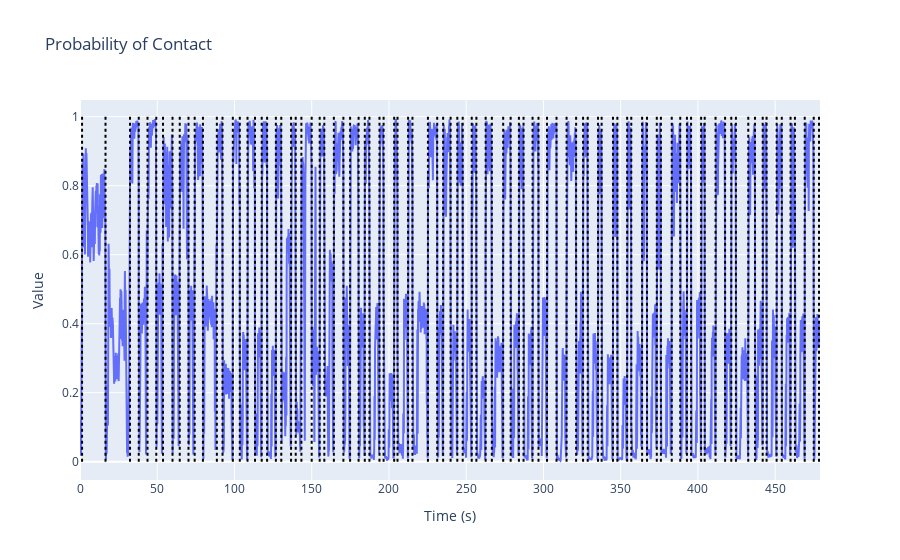

Notebook code cell kept with this figure:
### Code cell
algo = rpt.Pelt(model="l2", min_size=15).fit(pred_full)
my_bkps = algo.predict(pen=10)

plotly_changepoint(pred_full, my_bkps)

# print(my_bkps)

### Figure 1 — Plotly figure (JSON) as saved in the notebook; plotly's stock layout.template omitted (floating-point values rounded to 4 significant figures; data arrays with more than 128 entries replaced by an {"elided": "..."} marker saying what was removed)
{"data": [{"mode": "lines", "name": "Probability of Contact", "x": {"elided": "14337 float values"}, "y": {"elided": "14337 float values"}, "type": "scatter"}], "layout": {"shapes": [{"line": {"color": "black", "dash": "dot"}, "type": "line", "x0": 1.335, "x1": 1.335, "y0": 0, "y1": 1}, {"line": {"color": "black", "dash": "dot"}, "type": "line", "x0": 16.52, "x1": 16.52, "y0": 0, "y1": 1}, {"line": {"color": "black", "dash": "dot"}, "type": "line", "x0": 32.37, "x1": 32.37, "y0": 0, "y1": 1}, {"line": {"color": "black", "dash": "dot"}, "type": "line", "x0": 38.04, "x1": 38.04, "y0": 0, "y1": 1}, {"line": {"color": "black", "dash": "dot"}, "type": "line", "x0": 43.71, "x1": 43.71, "y0": 0, "y1": 1}, {"line": {"color": "black", "dash": "dot"}, "type": "line", "x0": 49.38, "x1": 49.38, "y0": 0, "y1": 1}, {"line": {"color": "black", "dash": "dot"}, "type": "line", "x0": 53.72, "x1": 53.72, "y0": 0, "y1": 1}, {"line": {"color": "black", "dash": "dot"}, "type": "line", "x0": 59.89, "x1": 59.89, "y0": 0, "y1": 1}, {"line": {"color": "black", "dash": "dot"}, "type": "line", "x0": 64.56, "x1": 64.56, "y0": 0, "y1": 1}, {"line": {"color": "black", "dash": "dot"}, "type": "line", "x0": 70.24, "x1": 70.24, "y0": 0, "y1": 1}, {"line": {"color": "black", "dash": "dot"}, "type": "line", "x0": 74.24, "x1": 74.24, "y0": 0, "y1": 1}, {"line": {"color": "black", "dash": "dot"}, "type": "line", "x0": 79.58, "x1": 79.58, "y0": 0, "y1": 1}, {"line": {"color": "black", "dash": "dot"}, "type": "line", "x0": 88.59, "x1": 88.59, "y0": 0, "y1": 1}, {"line": {"color": "black", "dash": "dot"}, "type": "line", "x0": 92.26, "x1": 92.26, "y0": 0, "y1": 1}, {"line": {"color": "black", "dash": "dot"}, "type": "line", "x0": 98.93, "x1": 98.93, "y0": 0, "y1": 1}, {"line": {"color": "black", "dash": "dot"}, "type": "line", "x0": 103.4, "x1": 103.4, "y0": 0, "y1": 1}, {"line": {"color": "black", "dash": "dot"}, "type": "line", "x0": 108.4, "x1": 108.4, "y0": 0, "y1": 1}, {"line": {"color": "black", "dash": "dot"}, "type": "line", "x0": 113.3, "x1": 113.3, "y0": 0, "y1": 1}, {"line": {"color": "black", "dash": "dot"}, "type": "line", "x0": 117.6, "x1": 117.6, "y0": 0, "y1": 1}, {"line": {"color": "black", "dash": "dot"}, "type": "line", "x0": 121.1, "x1": 121.1, "y0": 0, "y1": 1}, {"line": {"color": "black", "dash": "dot"}, "type": "line", "x0": 126.8, "x1": 126.8, "y0": 0, "y1": 1}, {"line": {"color": "black", "dash": "dot"}, "type": "line", "x0": 130.3, "x1": 130.3, "y0": 0, "y1": 1}, {"line": {"color": "black", "dash": "dot"}, "type": "line", "x0": 136.6, "x1": 136.6, "y0": 0, "y1": 1}, {"line": {"color": "black", "dash": "dot"}, "type": "line", "x0": 139.6, "x1": 139.6, "y0": 0, "y1": 1}, {"line": {"color": "black", "dash": "dot"}, "type": "line", "x0": 143.3, "x1": 143.3, "y0": 0, "y1": 1}, {"line": {"color": "black", "dash": "dot"}, "type": "line", "x0": 150.0, "x1": 150.0, "y0": 0, "y1": 1}, {"line": {"color": "black", "dash": "dot"}, "type": "line", "x0": 155.2, "x1": 155.2, "y0": 0, "y1": 1}, {"line": {"color": "black", "dash": "dot"}, "type": "line", "x0": 158.2, "x1": 158.2, "y0": 0, "y1": 1}, {"line": {"color": "black", "dash": "dot"}, "type": "line", "x0": 164.3, "x1": 164.3, "y0": 0, "y1": 1}, {"line": {"color": "black", "dash": "dot"}, "type": "line", "x0": 170.5, "x1": 170.5, "y0": 0, "y1": 1}, {"line": {"color": "black", "dash": "dot"}, "type": "line", "x0": 174.8, "x1": 174.8, "y0": 0, "y1": 1}, {"line": {"color": "black", "dash": "dot"}, "type": "line", "x0": 180.3, "x1": 180.3, "y0": 0, "y1": 1}, {"line": {"color": "black", "dash": "dot"}, "type": "line", "x0": 184.4, "x1": 184.4, "y0": 0, "y1": 1}, {"line": {"color": "black", "dash": "dot"}, "type": "line", "x0": 187.4, "x1": 187.4, "y0": 0, "y1": 1}, {"line": {"color": "black", "dash": "dot"}, "type": "line", "x0": 193.9, "x1": 193.9, "y0": 0, "y1": 1}, {"line": {"color": "black", "dash": "dot"}, "type": "line", "x0": 196.5, "x1": 196.5, "y0": 0, "y1": 1}, {"line": {"color": "black", "dash": "dot"}, "type": "line", "x0": 203.4, "x1": 203.4, "y0": 0, "y1": 1}, {"line": {"color": "black", "dash": "dot"}, "type": "line", "x0": 205.5, "x1": 205.5, "y0": 0, "y1": 1}, {"line": {"color": "black", "dash": "dot"}, "type": "line", "x0": 212.4, "x1": 212.4, "y0": 0, "y1": 1}, {"line": {"color": "black", "dash": "dot"}, "type": "line", "x0": 215.2, "x1": 215.2, "y0": 0, "y1": 1}, {"line": {"color": "black", "dash": "dot"}, "type": "line", "x0": 225.2, "x1": 225.2, "y0": 0, "y1": 1}, {"line": {"color": "black", "dash": "dot"}, "type": "line", "x0": 231.2, "x1": 231.2, "y0": 0, "y1": 1}, {"line": {"color": "black", "dash": "dot"}, "type": "line", "x0": 235.1, "x1": 235.1, "y0": 0, "y1": 1}, {"line": {"color": "black", "dash": "dot"}, "type": "line", "x0": 239.9, "x1": 239.9, "y0": 0, "y1": 1}, {"line": {"color": "black", "dash": "dot"}, "type": "line", "x0": 244.2, "x1": 244.2, "y0": 0, "y1": 1}, {"line": {"color": "black", "dash": "dot"}, "type": "line", "x0": 247.7, "x1": 247.7, "y0": 0, "y1": 1}, {"line": {"color": "black", "dash": "dot"}, "type": "line", "x0": 253.6, "x1": 253.6, "y0": 0, "y1": 1}, {"line": {"color": "black", "dash": "dot"}, "type": "line", "x0": 256.6, "x1": 256.6, "y0": 0, "y1": 1}, {"line": {"color": "black", "dash": "dot"}, "type": "line", "x0": 262.6, "x1": 262.6, "y0": 0, "y1": 1}, {"line": {"color": "black", "dash": "dot"}, "type": "line", "x0": 266.6, "x1": 266.6, "y0": 0, "y1": 1}, {"line": {"color": "black", "dash": "dot"}, "type": "line", "x0": 273.9, "x1": 273.9, "y0": 0, "y1": 1}, {"line": {"color": "black", "dash": "dot"}, "type": "line", "x0": 278.8, "x1": 278.8, "y0": 0, "y1": 1}, {"line": {"color": "black", "dash": "dot"}, "type": "line", "x0": 284.1, "x1": 284.1, "y0": 0, "y1": 1}, {"line": {"color": "black", "dash": "dot"}, "type": "line", "x0": 287.1, "x1": 287.1, "y0": 0, "y1": 1}, {"line": {"color": "black", "dash": "dot"}, "type": "line", "x0": 293.0, "x1": 293.0, "y0": 0, "y1": 1}, {"line": {"color": "black", "dash": "dot"}, "type": "line", "x0": 296.8, "x1": 296.8, "y0": 0, "y1": 1}, {"line": {"color": "black", "dash": "dot"}, "type": "line", "x0": 302.3, "x1": 302.3, "y0": 0, "y1": 1}, {"line": {"color": "black", "dash": "dot"}, "type": "line", "x0": 308.5, "x1": 308.5, "y0": 0, "y1": 1}, {"line": {"color": "black", "dash": "dot"}, "type": "line", "x0": 315.0, "x1": 315.0, "y0": 0, "y1": 1}, {"line": {"color": "black", "dash": "dot"}, "type": "line", "x0": 321.2, "x1": 321.2, "y0": 0, "y1": 1}, {"line": {"color": "black", "dash": "dot"}, "type": "line", "x0": 325.7, "x1": 325.7, "y0": 0, "y1": 1}, {"line": {"color": "black", "dash": "dot"}, "type": "line", "x0": 328.7, "x1": 328.7, "y0": 0, "y1": 1}, {"line": {"color": "black", "dash": "dot"}, "type": "line", "x0": 335.3, "x1": 335.3, "y0": 0, "y1": 1}, {"line": {"color": "black", "dash": "dot"}, "type": "line", "x0": 337.7, "x1": 337.7, "y0": 0, "y1": 1}, {"line": {"color": "black", "dash": "dot"}, "type": "line", "x0": 345.0, "x1": 345.0, "y0": 0, "y1": 1}, {"line": {"color": "black", "dash": "dot"}, "type": "line", "x0": 347.8, "x1": 347.8, "y0": 0, "y1": 1}, {"line": {"color": "black", "dash": "dot"}, "type": "line", "x0": 354.2, "x1": 354.2, "y0": 0, "y1": 1}, {"line": {"color": "black", "dash": "dot"}, "type": "line", "x0": 356.9, "x1": 356.9, "y0": 0, "y1": 1}, {"line": {"color": "black", "dash": "dot"}, "type": "line", "x0": 363.9, "x1": 363.9, "y0": 0, "y1": 1}, {"line": {"color": "black", "dash": "dot"}, "type": "line", "x0": 367.0, "x1": 367.0, "y0": 0, "y1": 1}, {"line": {"color": "black", "dash": "dot"}, "type": "line", "x0": 373.4, "x1": 373.4, "y0": 0, "y1": 1}, {"line": {"color": "black", "dash": "dot"}, "type": "line", "x0": 376.0, "x1": 376.0, "y0": 0, "y1": 1}, {"line": {"color": "black", "dash": "dot"}, "type": "line", "x0": 383.0, "x1": 383.0, "y0": 0, "y1": 1}, {"line": {"color": "black", "dash": "dot"}, "type": "line", "x0": 388.6, "x1": 388.6, "y0": 0, "y1": 1}, {"line": {"color": "black", "dash": "dot"}, "type": "line", "x0": 392.9, "x1": 392.9, "y0": 0, "y1": 1}, {"line": {"color": "black", "dash": "dot"}, "type": "line", "x0": 395.6, "x1": 395.6, "y0": 0, "y1": 1}, {"line": {"color": "black", "dash": "dot"}, "type": "line", "x0": 402.1, "x1": 402.1, "y0": 0, "y1": 1}, {"line": {"color": "black", "dash": "dot"}, "type": "line", "x0": 404.4, "x1": 404.4, "y0": 0, "y1": 1}, {"line": {"color": "black", "dash": "dot"}, "type": "line", "x0": 411.4, "x1": 411.4, "y0": 0, "y1": 1}, {"line": {"color": "black", "dash": "dot"}, "type": "line", "x0": 417.6, "x1": 417.6, "y0": 0, "y1": 1}, {"line": {"color": "black", "dash": "dot"}, "type": "line", "x0": 421.6, "x1": 421.6, "y0": 0, "y1": 1}, {"line": {"color": "black", "dash": "dot"}, "type": "line", "x0": 424.6, "x1": 424.6, "y0": 0, "y1": 1}, {"line": {"color": "black", "dash": "dot"}, "type": "line", "x0": 432.6, "x1": 432.6, "y0": 0, "y1": 1}, {"line": {"color": "black", "dash": "dot"}, "type": "line", "x0": 436.9, "x1": 436.9, "y0": 0, "y1": 1}, {"line": {"color": "black", "dash": "dot"}, "type": "line", "x0": 441.9, "x1": 441.9, "y0": 0, "y1": 1}, {"line": {"color": "black", "dash": "dot"}, "type": "line", "x0": 444.4, "x1": 444.4, "y0": 0, "y1": 1}, {"line": {"color": "black", "dash": "dot"}, "type": "line", "x0": 451.0, "x1": 451.0, "y0": 0, "y1": 1}, {"line": {"color": "black", "dash": "dot"}, "type": "line", "x0": 454.3, "x1": 454.3, "y0": 0, "y1": 1}, {"line": {"color": "black", "dash": "dot"}, "type": "line", "x0": 460.0, "x1": 460.0, "y0": 0, "y1": 1}, {"line": {"color": "black", "dash": "dot"}, "type": "line", "x0": 462.8, "x1": 462.8, "y0": 0, "y1": 1}, {"line": {"color": "black", "dash": "dot"}, "type": "line", "x0": 469.1, "x1": 469.1, "y0": 0, "y1": 1}, {"line": {"color": "black", "dash": "dot"}, "type": "line", "x0": 475.0, "x1": 475.0, "y0": 0, "y1": 1}, {"line": {"color": "black", "dash": "dot"}, "type": "line", "x0": 478.4, "x1": 478.4, "y0": 0, "y1": 1}], "xaxis": {"title": {"text": "Time (s)"}, "type": "linear"}, "yaxis": {"title": {"text": "Value"}, "type": "linear"}, "title": {"text": "Probability of Contact"}}}
